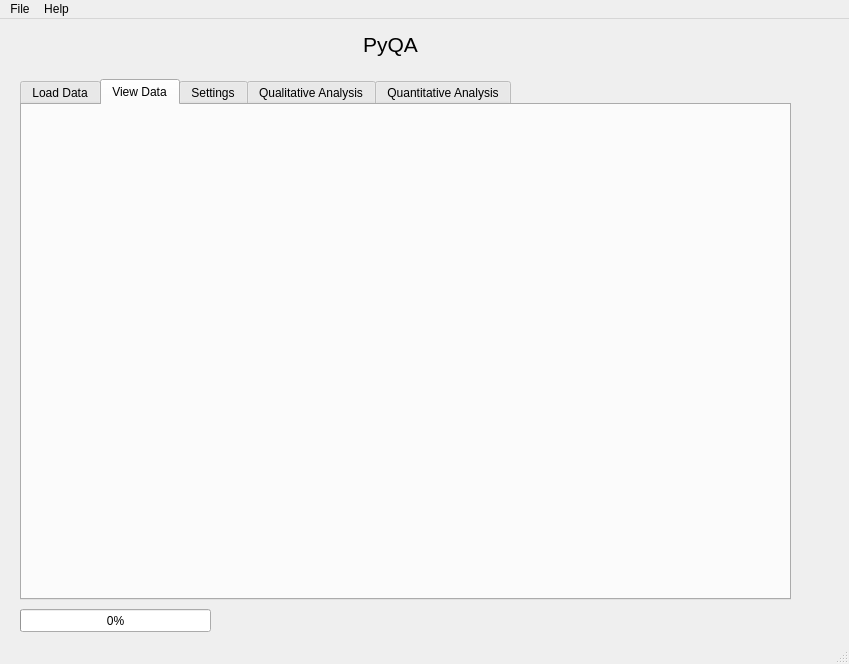
<?xml version="1.0" encoding="UTF-8"?>
<ui version="4.0">
 <class>PyQA_MainWindow</class>
 <widget class="QMainWindow" name="PyQA_MainWindow">
  <property name="geometry">
   <rect>
    <x>0</x>
    <y>0</y>
    <width>849</width>
    <height>664</height>
   </rect>
  </property>
  <property name="sizePolicy">
   <sizepolicy hsizetype="Preferred" vsizetype="Preferred">
    <horstretch>0</horstretch>
    <verstretch>0</verstretch>
   </sizepolicy>
  </property>
  <property name="windowTitle">
   <string>PyQA</string>
  </property>
  <widget class="QWidget" name="centralwidget">
   <widget class="QProgressBar" name="progressBar">
    <property name="enabled">
     <bool>true</bool>
    </property>
    <property name="geometry">
     <rect>
      <x>20</x>
      <y>590</y>
      <width>191</width>
      <height>23</height>
     </rect>
    </property>
    <property name="value">
     <number>0</number>
    </property>
   </widget>
   <widget class="QLabel" name="Title_label">
    <property name="geometry">
     <rect>
      <x>320</x>
      <y>10</y>
      <width>141</width>
      <height>31</height>
     </rect>
    </property>
    <property name="sizePolicy">
     <sizepolicy hsizetype="Maximum" vsizetype="Maximum">
      <horstretch>0</horstretch>
      <verstretch>0</verstretch>
     </sizepolicy>
    </property>
    <property name="text">
     <string>&lt;html&gt;&lt;head/&gt;&lt;body&gt;&lt;p&gt;&lt;span style=&quot; font-size:16pt;&quot;&gt;PyQA&lt;/span&gt;&lt;/p&gt;&lt;/body&gt;&lt;/html&gt;</string>
    </property>
    <property name="scaledContents">
     <bool>true</bool>
    </property>
    <property name="alignment">
     <set>Qt::AlignCenter</set>
    </property>
   </widget>
   <widget class="QTabWidget" name="main_widget">
    <property name="enabled">
     <bool>true</bool>
    </property>
    <property name="geometry">
     <rect>
      <x>20</x>
      <y>60</y>
      <width>771</width>
      <height>521</height>
     </rect>
    </property>
    <property name="tabPosition">
     <enum>QTabWidget::North</enum>
    </property>
    <property name="tabShape">
     <enum>QTabWidget::Rounded</enum>
    </property>
    <property name="currentIndex">
     <number>1</number>
    </property>
    <property name="elideMode">
     <enum>Qt::ElideNone</enum>
    </property>
    <widget class="QWidget" name="load_data_tab">
     <attribute name="title">
      <string>Load Data</string>
     </attribute>
     <widget class="QPushButton" name="autoloadStar">
      <property name="geometry">
       <rect>
        <x>20</x>
        <y>460</y>
        <width>81</width>
        <height>23</height>
       </rect>
      </property>
      <property name="text">
       <string>Load Starshot</string>
      </property>
     </widget>
     <widget class="QPushButton" name="star_load_img">
      <property name="geometry">
       <rect>
        <x>30</x>
        <y>30</y>
        <width>141</width>
        <height>41</height>
       </rect>
      </property>
      <property name="sizePolicy">
       <sizepolicy hsizetype="Preferred" vsizetype="Preferred">
        <horstretch>0</horstretch>
        <verstretch>0</verstretch>
       </sizepolicy>
      </property>
      <property name="font">
       <font>
        <pointsize>10</pointsize>
       </font>
      </property>
      <property name="text">
       <string>Load Starshot Image</string>
      </property>
      <property name="default">
       <bool>false</bool>
      </property>
     </widget>
    </widget>
    <widget class="QWidget" name="view_data_tab">
     <attribute name="title">
      <string>View Data</string>
     </attribute>
     <widget class="MatplotlibWidget" name="View_Data_mplw_left" native="true">
      <property name="geometry">
       <rect>
        <x>10</x>
        <y>10</y>
        <width>361</width>
        <height>391</height>
       </rect>
      </property>
      <property name="cursor">
       <cursorShape>CrossCursor</cursorShape>
      </property>
      <property name="autoFillBackground">
       <bool>false</bool>
      </property>
     </widget>
     <widget class="MatplotlibWidget" name="View_Data_mplw_right" native="true">
      <property name="geometry">
       <rect>
        <x>390</x>
        <y>10</y>
        <width>371</width>
        <height>401</height>
       </rect>
      </property>
      <property name="cursor">
       <cursorShape>CrossCursor</cursorShape>
      </property>
      <property name="autoFillBackground">
       <bool>false</bool>
      </property>
     </widget>
    </widget>
    <widget class="QWidget" name="settings_tab">
     <attribute name="title">
      <string>Settings</string>
     </attribute>
     <widget class="QTabWidget" name="SID_Settings_tabWidget">
      <property name="geometry">
       <rect>
        <x>16</x>
        <y>80</y>
        <width>691</width>
        <height>401</height>
       </rect>
      </property>
      <property name="layoutDirection">
       <enum>Qt::LeftToRight</enum>
      </property>
      <property name="tabPosition">
       <enum>QTabWidget::North</enum>
      </property>
      <property name="tabShape">
       <enum>QTabWidget::Rounded</enum>
      </property>
      <property name="currentIndex">
       <number>0</number>
      </property>
      <widget class="QWidget" name="star_settings">
       <attribute name="title">
        <string>Starshot</string>
       </attribute>
       <widget class="QScrollBar" name="horizontalScrollBar">
        <property name="geometry">
         <rect>
          <x>170</x>
          <y>30</y>
          <width>151</width>
          <height>17</height>
         </rect>
        </property>
        <property name="minimum">
         <number>5</number>
        </property>
        <property name="maximum">
         <number>95</number>
        </property>
        <property name="singleStep">
         <number>1</number>
        </property>
        <property name="pageStep">
         <number>5</number>
        </property>
        <property name="value">
         <number>50</number>
        </property>
        <property name="orientation">
         <enum>Qt::Horizontal</enum>
        </property>
       </widget>
       <widget class="QSpinBox" name="star_radius">
        <property name="geometry">
         <rect>
          <x>110</x>
          <y>30</y>
          <width>51</width>
          <height>22</height>
         </rect>
        </property>
        <property name="sizePolicy">
         <sizepolicy hsizetype="Fixed" vsizetype="Fixed">
          <horstretch>0</horstretch>
          <verstretch>0</verstretch>
         </sizepolicy>
        </property>
        <property name="font">
         <font>
          <pointsize>10</pointsize>
         </font>
        </property>
        <property name="layoutDirection">
         <enum>Qt::LeftToRight</enum>
        </property>
        <property name="alignment">
         <set>Qt::AlignCenter</set>
        </property>
        <property name="minimum">
         <number>5</number>
        </property>
        <property name="maximum">
         <number>95</number>
        </property>
        <property name="value">
         <number>50</number>
        </property>
       </widget>
       <widget class="QLabel" name="label_3">
        <property name="geometry">
         <rect>
          <x>30</x>
          <y>30</y>
          <width>59</width>
          <height>16</height>
         </rect>
        </property>
        <property name="font">
         <font>
          <pointsize>10</pointsize>
         </font>
        </property>
        <property name="text">
         <string>Radius %:</string>
        </property>
        <property name="alignment">
         <set>Qt::AlignCenter</set>
        </property>
       </widget>
       <widget class="QLabel" name="label_4">
        <property name="geometry">
         <rect>
          <x>30</x>
          <y>110</y>
          <width>151</width>
          <height>20</height>
         </rect>
        </property>
        <property name="font">
         <font>
          <pointsize>10</pointsize>
         </font>
        </property>
        <property name="text">
         <string>Minimum Peak Height %:</string>
        </property>
       </widget>
       <widget class="QSpinBox" name="star_min_height">
        <property name="geometry">
         <rect>
          <x>190</x>
          <y>110</y>
          <width>42</width>
          <height>22</height>
         </rect>
        </property>
        <property name="toolTip">
         <string>&lt;html&gt;&lt;head/&gt;&lt;body&gt;&lt;p&gt;Minimum Peak Height changes how &amp;quot;tall&amp;quot; a star strip has to be before it's considered a true strip. &lt;/p&gt;&lt;p&gt;-Set this&lt;span style=&quot; font-weight:600;&quot;&gt; lower&lt;/span&gt; for cases where the strips have much different pixel values. E.g. if the algorithm doesn't catch a strip peak this parameter may be too high. &lt;/p&gt;&lt;p&gt;-Set this &lt;span style=&quot; font-weight:600;&quot;&gt;higher&lt;/span&gt; for noisy images. E.g. the algorithm may catch a noisy region as a strip when it's not. If so, increase this parameter&lt;/p&gt;&lt;/body&gt;&lt;/html&gt;</string>
        </property>
        <property name="statusTip">
         <string/>
        </property>
        <property name="whatsThis">
         <string/>
        </property>
        <property name="minimum">
         <number>10</number>
        </property>
        <property name="maximum">
         <number>95</number>
        </property>
        <property name="singleStep">
         <number>5</number>
        </property>
        <property name="value">
         <number>30</number>
        </property>
       </widget>
       <widget class="QCheckBox" name="star_img_inversion">
        <property name="geometry">
         <rect>
          <x>20</x>
          <y>70</y>
          <width>211</width>
          <height>20</height>
         </rect>
        </property>
        <property name="font">
         <font>
          <pointsize>10</pointsize>
         </font>
        </property>
        <property name="layoutDirection">
         <enum>Qt::RightToLeft</enum>
        </property>
        <property name="text">
         <string>Allow automatic image inversion</string>
        </property>
        <property name="checked">
         <bool>true</bool>
        </property>
       </widget>
      </widget>
     </widget>
     <widget class="QPushButton" name="analyze_button">
      <property name="geometry">
       <rect>
        <x>320</x>
        <y>30</y>
        <width>91</width>
        <height>41</height>
       </rect>
      </property>
      <property name="font">
       <font>
        <pointsize>10</pointsize>
       </font>
      </property>
      <property name="text">
       <string>Analyze</string>
      </property>
     </widget>
    </widget>
    <widget class="QWidget" name="tab_4">
     <attribute name="title">
      <string>Qualitative Analysis</string>
     </attribute>
     <widget class="MatplotlibWidget" name="qual_mplw_left" native="true">
      <property name="geometry">
       <rect>
        <x>10</x>
        <y>70</y>
        <width>351</width>
        <height>351</height>
       </rect>
      </property>
      <property name="cursor">
       <cursorShape>CrossCursor</cursorShape>
      </property>
      <property name="autoFillBackground">
       <bool>false</bool>
      </property>
     </widget>
     <widget class="MatplotlibWidget" name="qual_mplw_right" native="true">
      <property name="geometry">
       <rect>
        <x>380</x>
        <y>70</y>
        <width>351</width>
        <height>351</height>
       </rect>
      </property>
      <property name="cursor">
       <cursorShape>CrossCursor</cursorShape>
      </property>
      <property name="autoFillBackground">
       <bool>false</bool>
      </property>
     </widget>
     <widget class="MatplotlibWidget" name="qual_mplw_main" native="true">
      <property name="geometry">
       <rect>
        <x>210</x>
        <y>20</y>
        <width>421</width>
        <height>461</height>
       </rect>
      </property>
      <property name="cursor">
       <cursorShape>CrossCursor</cursorShape>
      </property>
      <property name="autoFillBackground">
       <bool>false</bool>
      </property>
     </widget>
    </widget>
    <widget class="QWidget" name="tab_5">
     <attribute name="title">
      <string>Quantitative Analysis</string>
     </attribute>
     <widget class="QGroupBox" name="groupBox">
      <property name="geometry">
       <rect>
        <x>30</x>
        <y>280</y>
        <width>301</width>
        <height>161</height>
       </rect>
      </property>
      <property name="title">
       <string>Results</string>
      </property>
      <widget class="QTextBrowser" name="resultsbox">
       <property name="geometry">
        <rect>
         <x>10</x>
         <y>20</y>
         <width>281</width>
         <height>131</height>
        </rect>
       </property>
       <property name="autoFillBackground">
        <bool>true</bool>
       </property>
      </widget>
     </widget>
     <widget class="MatplotlibWidget" name="quan_mplw" native="true">
      <property name="geometry">
       <rect>
        <x>380</x>
        <y>20</y>
        <width>311</width>
        <height>281</height>
       </rect>
      </property>
      <property name="cursor">
       <cursorShape>CrossCursor</cursorShape>
      </property>
      <property name="autoFillBackground">
       <bool>false</bool>
      </property>
     </widget>
     <widget class="QLabel" name="label">
      <property name="geometry">
       <rect>
        <x>40</x>
        <y>40</y>
        <width>91</width>
        <height>16</height>
       </rect>
      </property>
      <property name="font">
       <font>
        <pointsize>10</pointsize>
       </font>
      </property>
      <property name="text">
       <string>Overall Result:</string>
      </property>
     </widget>
     <widget class="QLabel" name="label_2">
      <property name="geometry">
       <rect>
        <x>140</x>
        <y>40</y>
        <width>46</width>
        <height>13</height>
       </rect>
      </property>
      <property name="font">
       <font>
        <pointsize>10</pointsize>
       </font>
      </property>
      <property name="autoFillBackground">
       <bool>true</bool>
      </property>
      <property name="text">
       <string>PASS</string>
      </property>
     </widget>
    </widget>
   </widget>
  </widget>
  <widget class="QMenuBar" name="menubar">
   <property name="geometry">
    <rect>
     <x>0</x>
     <y>0</y>
     <width>849</width>
     <height>21</height>
    </rect>
   </property>
   <widget class="QMenu" name="menuFile">
    <property name="title">
     <string>File</string>
    </property>
   </widget>
   <widget class="QMenu" name="menuHelp">
    <property name="title">
     <string>Help</string>
    </property>
    <addaction name="actionAbout"/>
   </widget>
   <addaction name="menuFile"/>
   <addaction name="menuHelp"/>
  </widget>
  <widget class="QStatusBar" name="statusbar"/>
  <action name="actionAbout">
   <property name="text">
    <string>About</string>
   </property>
  </action>
 </widget>
 <customwidgets>
  <customwidget>
   <class>MatplotlibWidget</class>
   <extends>QWidget</extends>
   <header>matplotlibwidget</header>
  </customwidget>
 </customwidgets>
 <resources/>
 <connections>
  <connection>
   <sender>star_radius</sender>
   <signal>valueChanged(int)</signal>
   <receiver>horizontalScrollBar</receiver>
   <slot>setValue(int)</slot>
   <hints>
    <hint type="sourcelabel">
     <x>828</x>
     <y>216</y>
    </hint>
    <hint type="destinationlabel">
     <x>830</x>
     <y>241</y>
    </hint>
   </hints>
  </connection>
  <connection>
   <sender>horizontalScrollBar</sender>
   <signal>valueChanged(int)</signal>
   <receiver>star_radius</receiver>
   <slot>setValue(int)</slot>
   <hints>
    <hint type="sourcelabel">
     <x>782</x>
     <y>241</y>
    </hint>
    <hint type="destinationlabel">
     <x>820</x>
     <y>216</y>
    </hint>
   </hints>
  </connection>
 </connections>
</ui>
